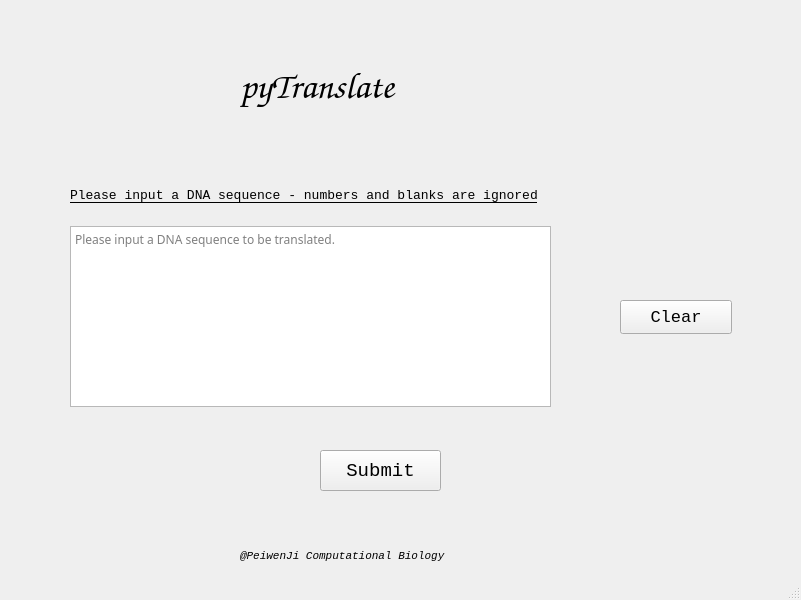
<?xml version="1.0" encoding="UTF-8"?>
<ui version="4.0">
 <class>pyTranslate</class>
 <widget class="QMainWindow" name="pyTranslate">
  <property name="geometry">
   <rect>
    <x>0</x>
    <y>0</y>
    <width>801</width>
    <height>600</height>
   </rect>
  </property>
  <property name="windowTitle">
   <string>MainWindow</string>
  </property>
  <widget class="QWidget" name="centralwidget">
   <widget class="QLabel" name="lblTitle">
    <property name="geometry">
     <rect>
      <x>240</x>
      <y>30</y>
      <width>321</width>
      <height>111</height>
     </rect>
    </property>
    <property name="font">
     <font>
      <family>Comic Sans MS</family>
      <pointsize>28</pointsize>
     </font>
    </property>
    <property name="text">
     <string>pyTranslate</string>
    </property>
   </widget>
   <widget class="QPushButton" name="btClear">
    <property name="geometry">
     <rect>
      <x>620</x>
      <y>300</y>
      <width>112</width>
      <height>34</height>
     </rect>
    </property>
    <property name="font">
     <font>
      <family>Consolas</family>
      <pointsize>13</pointsize>
      <weight>50</weight>
      <italic>false</italic>
      <bold>false</bold>
     </font>
    </property>
    <property name="text">
     <string>Clear</string>
    </property>
   </widget>
   <widget class="QPushButton" name="btSubmit">
    <property name="geometry">
     <rect>
      <x>320</x>
      <y>450</y>
      <width>121</width>
      <height>41</height>
     </rect>
    </property>
    <property name="font">
     <font>
      <family>Consolas</family>
      <pointsize>14</pointsize>
     </font>
    </property>
    <property name="text">
     <string>Submit</string>
    </property>
   </widget>
   <widget class="QLabel" name="lblAuthor">
    <property name="geometry">
     <rect>
      <x>240</x>
      <y>540</y>
      <width>291</width>
      <height>31</height>
     </rect>
    </property>
    <property name="font">
     <font>
      <family>Consolas</family>
      <pointsize>8</pointsize>
      <italic>true</italic>
     </font>
    </property>
    <property name="text">
     <string>@PeiwenJi Computational Biology</string>
    </property>
    <property name="color" stdset="0">
     <color>
      <red>141</red>
      <green>141</green>
      <blue>141</blue>
     </color>
    </property>
   </widget>
   <widget class="QLabel" name="lblNote">
    <property name="geometry">
     <rect>
      <x>70</x>
      <y>180</y>
      <width>671</width>
      <height>31</height>
     </rect>
    </property>
    <property name="font">
     <font>
      <family>Consolas</family>
      <pointsize>10</pointsize>
      <underline>true</underline>
     </font>
    </property>
    <property name="text">
     <string>Please input a DNA sequence - numbers and blanks are ignored</string>
    </property>
    <property name="textFormat">
     <enum>Qt::AutoText</enum>
    </property>
   </widget>
   <widget class="QPlainTextEdit" name="plainTextEdit">
    <property name="geometry">
     <rect>
      <x>70</x>
      <y>226</y>
      <width>481</width>
      <height>181</height>
     </rect>
    </property>
    <property name="font">
     <font>
      <family>微软雅黑 Light</family>
     </font>
    </property>
    <property name="placeholderText">
     <string>Please input a DNA sequence to be translated.</string>
    </property>
   </widget>
  </widget>
  <widget class="QStatusBar" name="statusbar"/>
 </widget>
 <resources/>
 <connections>
  <connection>
   <sender>btClear</sender>
   <signal>clicked()</signal>
   <receiver>plainTextEdit</receiver>
   <slot>clear()</slot>
   <hints>
    <hint type="sourcelabel">
     <x>675</x>
     <y>316</y>
    </hint>
    <hint type="destinationlabel">
     <x>310</x>
     <y>316</y>
    </hint>
   </hints>
  </connection>
 </connections>
</ui>
